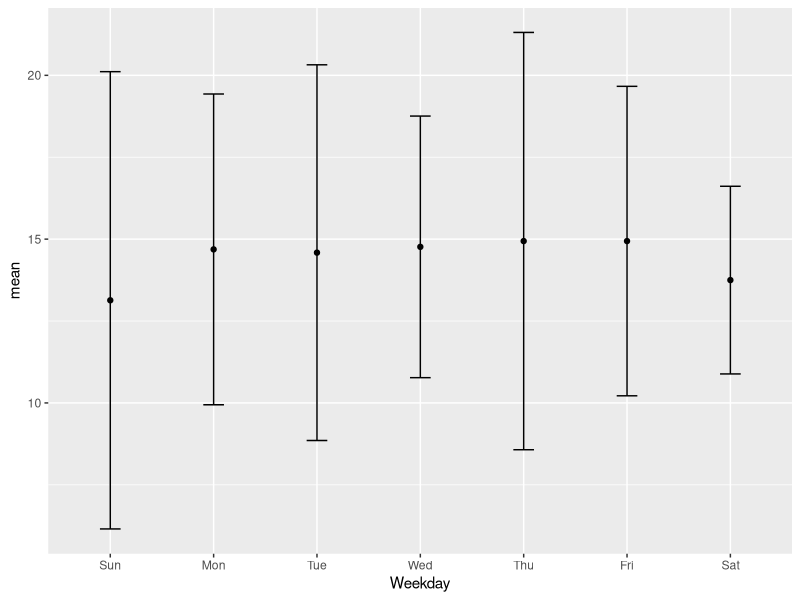
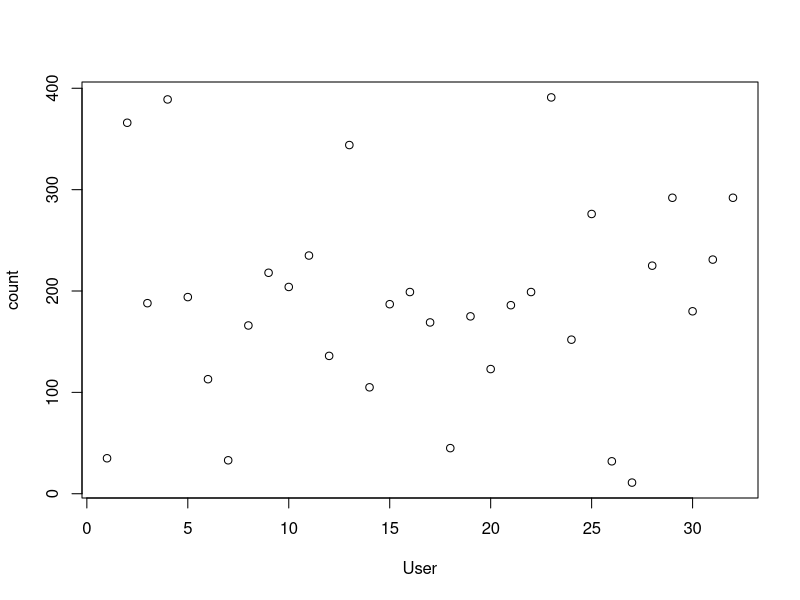

The R source for these figures, in order:
library(readxl)
library(lubridate)
library(dplyr)
library(ggplot2)

###########################
## Functions Definitions ##
###########################

# Transform dataset
transformDataset <- function(dataset){
  # Transform dataset
  dataset$Type <- as.factor(dataset$Type)
  # Column with corresponding weekdays
  dataset$Weekday <- wday(dataset$Time, label=TRUE)
  # Column with time intervals
  dataset$TimeInterval[hour(dataset$Time) >= 6 & hour(dataset$Time) < 12] <- "6 to 11h59"
  dataset$TimeInterval[hour(dataset$Time) >= 12 & hour(dataset$Time) < 18] <- "12 to 17h59"
  dataset$TimeInterval[hour(dataset$Time) >= 18 & hour(dataset$Time) < 24] <- "18 to 23h59"
  dataset$TimeInterval[hour(dataset$Time) >= 0 & hour(dataset$Time) < 6] <- "00h to 5h59"
  dataset$TimeInterval <- as.factor(dataset$TimeInterval)
  # Columns with day, week number
  # Get start date for each user
  start_date_per_user = aggregate(dataset[, c('Time')], list(dataset$User), min)
  colnames(start_date_per_user) <- c("User", "StartDate")
  # Merge the two dataframes
  dataset <- merge(x = dataset, y = start_date_per_user, by = "User")
  # Find the day number with computing week differences with start date
  dataset$DayNumber <- as.integer(difftime(dataset$Time, dataset$StartDate, units = "days"))
  # Find the week number by looking at the day number
  dataset$WeekNumber <- as.integer(dataset$DayNumber / 7)
  # Observation week is supposed to be week 0, so we change every week number to 0 for observation weeks
  dataset$WeekNumber[dataset$Type == "Observation week"] <- 0
  # Find the last day for each user
  lastDayPerUser <- summarize(group_by(dataset, User), lastDay=max(DayNumber))
  dataset <- merge(dataset, lastDayPerUser)
  
  return(dataset)
}

# Compute total number of cigarettes per user (all modes)
totalCigarettesAllModes <- function(dataset){
  nb_cigarettes = aggregate(dataset$User, by=list(dataset$User), FUN=length)
  colnames(nb_cigarettes) <- c("User", "Total")
  return(nb_cigarettes)
}

# Compute total number of cigarettes per user per mode
totalCigarettesPerMode <- function(dataset){
  nb_cigarettes_per_mode = aggregate(dataset$Type, by=list(dataset$User, dataset$Type), FUN=length)
  colnames(nb_cigarettes_per_mode) <- c("User", "Mode", "Total")
  return(nb_cigarettes_per_mode)
}

# Compute mean and standard deviation of the number of consumed cigarettes per weekday per user
computeMeanSDtotalCigarettesPerWeekday <- function(dataset){
  
  # First we group by user, weekday and week number, to count the number of cigarettes per week day of each week
  byUserPerWeekdayPerWeek <- group_by(dataset, User, Weekday, WeekNumber)
  cigarettes_per_weekday_per_week <- summarize(byUserPerWeekdayPerWeek, count=n())
  # Then we compute the mean and standard deviation of consumed cigarettes per weekday and user
  byUserPerWeekday <- group_by(cigarettes_per_weekday_per_week, User, Weekday)
  mean_sd_cigarettes_per_weekday <- summarize(byUserPerWeekday, mean=mean(count), sd=sd(count))
  
  return(mean_sd_cigarettes_per_weekday)
}

# Compute the number of consumed cigarettes for the last seven days
computeNumberConsumedCigarettesLastSevenDays<- function(dataset){
  
  # Filter to keep the last 7 days for each user
  last_seven_days <- group_by(dataset[userdata$DayNumber > (dataset$lastDay - 7),], User)
  nb_consumed_cigarettes_last_seven_days <- summarize(last_seven_days, count=n())
  
  return(nb_consumed_cigarettes_last_seven_days)
}

# Compute percentage of improvement between two weeks
computePercentageOfImprovementBetweenWeeks <- function(dataset, weekA, weekB){
  
  # Count number of consummed cigarettes for week 0, 1 and 2 without friend mode
  countConsummedCigarettesPerWeek = merge(
    x = summarize(group_by(dataset[dataset$WeekNumber == weekA & dataset$Type != "Friend",], User), countWeekA = n()),
    y = summarize(group_by(dataset[dataset$WeekNumber == weekB & dataset$Type != "Friend",], User), countWeekB = n())
  )
  # Compute the % of difference between the two weeks
  countConsummedCigarettesPerWeek$ImprovementPercent <- ((countConsummedCigarettesPerWeek$countWeekA - countConsummedCigarettesPerWeek$countWeekB) / countConsummedCigarettesPerWeek$countWeekA) * 100
  
  return(countConsummedCigarettesPerWeek)
}

# Compute the mean smoking pattern per weekday per user
computeMeanSmokingPatternPerWeekday <- function(dataset){
  
  # Mean smoking pattern per weekday is the smoking pattern (type and time interval) with the highest cigarettes consumed per weekday
  cigarettesCountPerWeekdayPatternPerUser <- summarize(group_by(dataset, User, Weekday, TimeInterval, Type), count=n())
  # Compute highest count per weekday
  meanSmokingPatternCount <- aggregate(count ~ User + Weekday, cigarettesCountPerWeekdayPatternPerUser, max)
  # Merge to link user and mean smoking patterns
  meanSmokingPatternPerWeekday <- merge(cigarettesCountPerWeekdayPatternPerUser, meanSmokingPatternCount)
  # remove rows with identical user and count
  meanSmokingPatternPerWeekday <- meanSmokingPatternPerWeekday[!duplicated(meanSmokingPatternPerWeekday[,c('User', 'Weekday', 'count')]),]
  # Remove count column
  meanSmokingPatternPerWeekday <- meanSmokingPatternPerWeekday[, c("User", "Weekday", "TimeInterval", "Type")]
  
  return(meanSmokingPatternPerWeekday)
}

# Compute week period with the least or most smoking density per user
computeWeekPeriodWithLeastOrMostSmokingDensity <- function(dataset, most){
  
  # Count number of cigarettes per user per week period
  cigarettesCountPerWeekPeriodPerUser <- summarize(group_by(dataset, User, Weekday, TimeInterval), count=n())
  
  # Compute least and most smoking density per user
  if(most == TRUE){
    leastOrMostSmokingDensityPerUser <- aggregate(count ~ User, cigarettesCountPerWeekPeriodPerUser, max)
  } else {
    leastOrMostSmokingDensityPerUser <- aggregate(count ~ User, cigarettesCountPerWeekPeriodPerUser, min)
  }

  # Merge to link a user to his smoking density week period
  leastOrMostSmokingDensityPerUserPerWeekPeriod <- merge(cigarettesCountPerWeekPeriodPerUser, leastOrMostSmokingDensityPerUser)
  
  # remove rows with identical user and count
  leastOrMostSmokingDensityPerUserPerWeekPeriod <- leastOrMostSmokingDensityPerUserPerWeekPeriod[!duplicated(leastOrMostSmokingDensityPerUserPerWeekPeriod[,c('User','count')]),]
  
  # Remove count column
  leastOrMostSmokingDensityPerUserPerWeekPeriod <- leastOrMostSmokingDensityPerUserPerWeekPeriod[, c("User", "Weekday", "TimeInterval")]

  return(leastOrMostSmokingDensityPerUserPerWeekPeriod[order(leastOrMostSmokingDensityPerUserPerWeekPeriod$User),])
}

# Compute classified time intervals
computeClassifiedTimeIntervals <- function(dataset){
  # smokers tend to smoke at what time interval
  timeIntervalTendencies <- summarize(group_by(userdata, TimeInterval), count=n())
  # Order time intervals
  timeIntervalTendencies <- timeIntervalTendencies[order(-timeIntervalTendencies$count),]
  
  return(timeIntervalTendencies)
}

# Compute classified time intervals per mode
computeClassifiedTimeIntervalsPerMode <- function(dataset){
  # Smokers tend to smoke with which mode in what time interval
  timeIntervalTendenciesPerMode <- summarize(group_by(userdata, Type, TimeInterval), count=n())
  timeIntervalTendenciesPerMode <- timeIntervalTendenciesPerMode[order(timeIntervalTendenciesPerMode$Type, -timeIntervalTendenciesPerMode$count),]
  return(timeIntervalTendenciesPerMode)
}


######################
## Dataset Analysis ##
######################

# Load dataset
userdata <- read_excel("userdata.xlsx")

# Transform the dataset
userdata <- transformDataset(userdata)

### User stats

## Total number of cigarettes
# Total number of cigarettes (all modes)
totalCigarettesAllModes(userdata)
# Total number of cigarettes per mode
totalCigarettesPerMode(userdata)

## Mean and standard deviation of the number of consumed cigarettes per weekday 
# (Mondays, Tuesdays, ...) with the corresponding plot
computeMeanSDtotalCigarettesPerWeekday(userdata)
# Plot for User 1
ggplot(computeMeanSDtotalCigarettesPerWeekday(userdata[userdata$User == 1,]), aes(x=Weekday, y=mean)) +
geom_errorbar(aes(ymin=mean-sd, ymax=mean+sd), width=.2) +
geom_line() +
geom_point()

## Plot of the number of consumed cigarettes for the last seven days
computeNumberConsumedCigarettesLastSevenDays(userdata)
plot(computeNumberConsumedCigarettesLastSevenDays(userdata))

## Statistics on modes
summary(userdata$Type)

## Percentage of improvement per week for week 1 and week 2
# Percentage of improvement per week for week 1
computePercentageOfImprovementBetweenWeeks(userdata, 0, 1)
# Percentage of improvement per week for week 2
computePercentageOfImprovementBetweenWeeks(userdata, 1, 2)

## Plot of the mean smoking pattern per weekday
computeMeanSmokingPatternPerWeekday(userdata)

## Find the week period with the most and least smoking density
# Week period with the least smoking density
computeWeekPeriodWithLeastOrMostSmokingDensity(userdata, TRUE)
# Week period with the most smoking density
computeWeekPeriodWithLeastOrMostSmokingDensity(userdata, FALSE)


### General all-user stats

## Users classified number of smoking cigarettes intervals, 
## by smoking history time (smokers tend to smoke the most 
## in what time interval, to use the cheat mode in what time interval, etc.)

# Smokers tend to smoke in what time interval
computeClassifiedTimeIntervals(userdata)
# Smokers tend to smoke in what time interval with which mode
computeClassifiedTimeIntervalsPerMode(userdata)